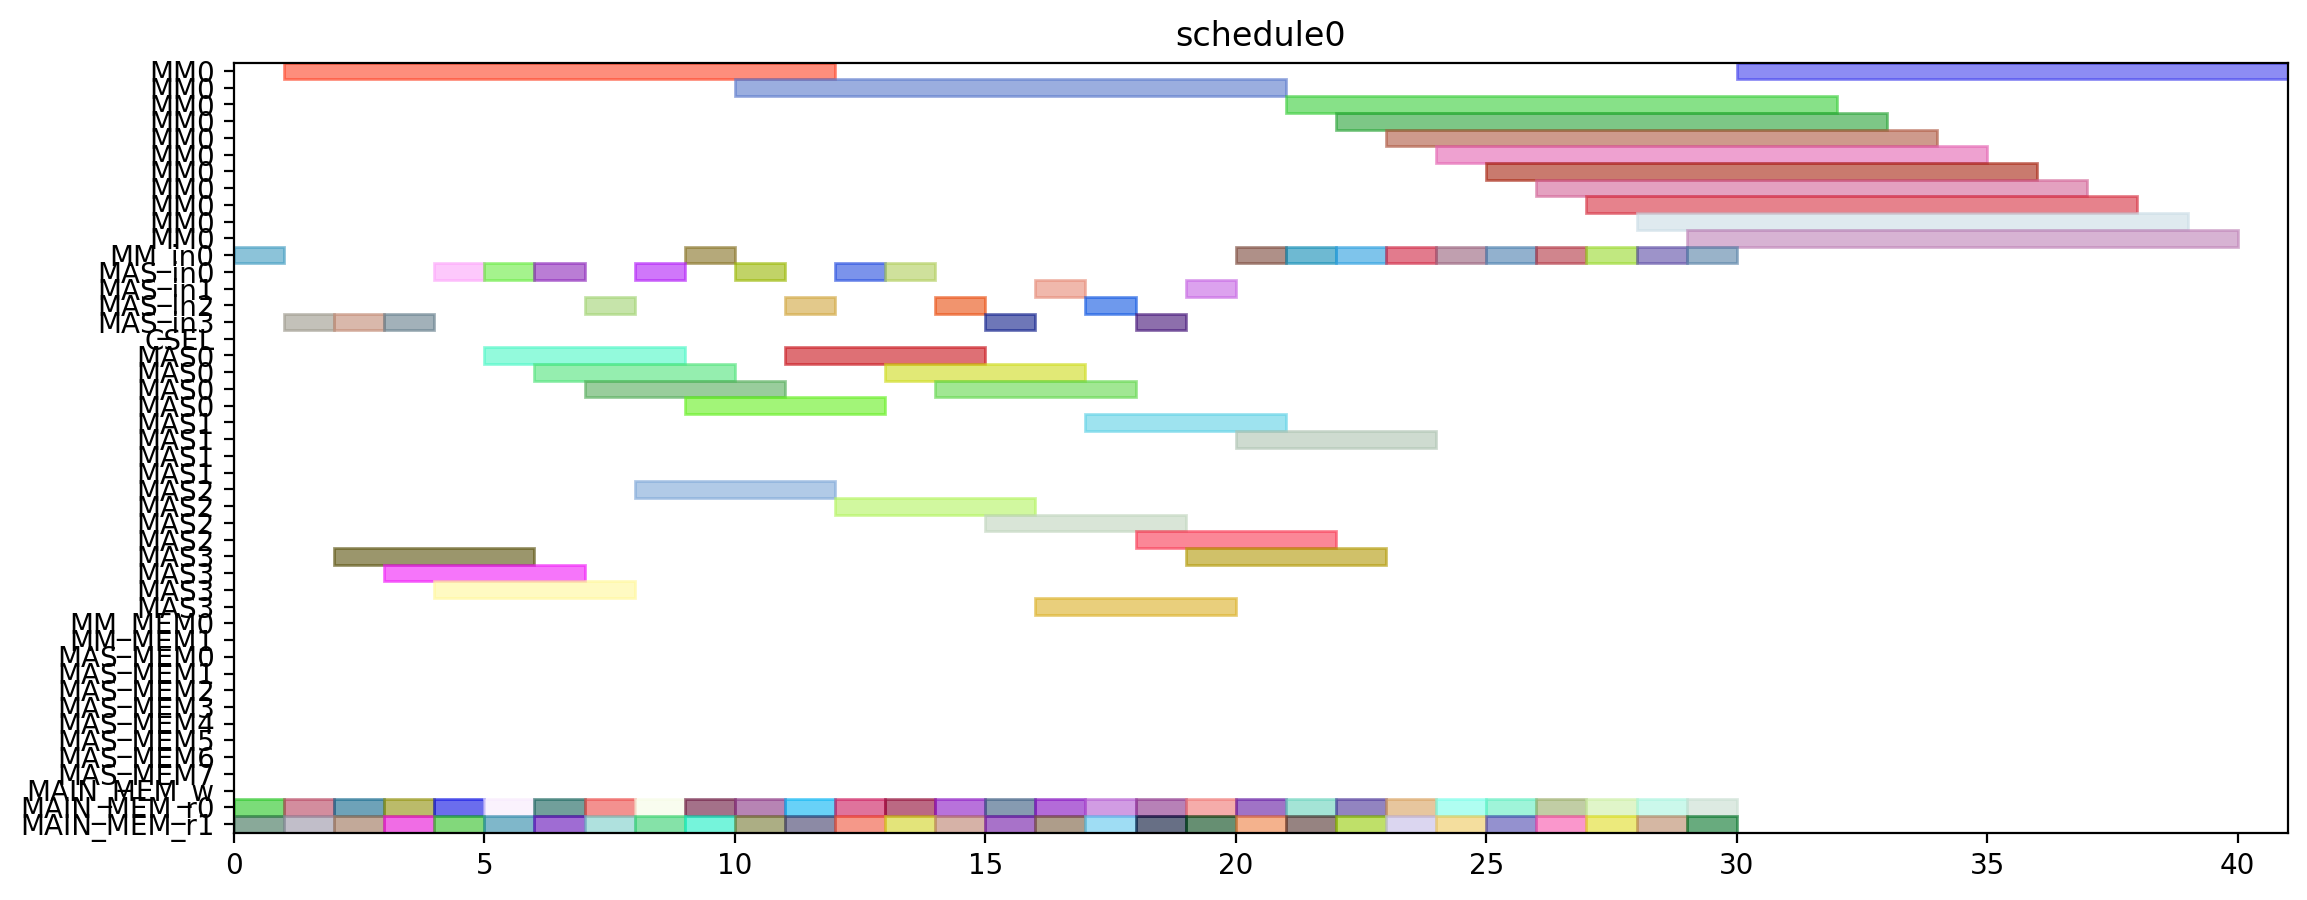

Here is the Python script that generated this plot:
from pyschedule import Scenario, solvers, plotters, alt


def solve():
	horizon = 120
	S = Scenario("schedule0", horizon=horizon)

	# resource
	MM = S.Resources('MM', num=1, size=11)
	MM_in = S.Resources('MM_in', num=1)
	MAS_in = S.Resources('MAS_in', num=4)
	CSEL = S.Resource('CSEL')
	MAS = S.Resources('MAS', num=4, size=4, periods=range(1, horizon))
	MM_MEM = S.Resources('MM_MEM', num=2)
	MAS_MEM = S.Resources('MAS_MEM', num=8)
	MAIN_MEM_w = S.Resource('MAIN_MEM_w', size=1)
	MAIN_MEM_r = S.Resources('MAIN_MEM_r', num=2)

	# result of previous scheduling

	# new tasks
	T1_t0 = S.Task('T1_t0', length=4, delay_cost=1)
	T1_t0 += alt(MAS)
	T1_t0_in = S.Task('T1_t0_in', length=1, delay_cost=1)
	T1_t0_in += alt(MAS_in)
	S += T1_t0_in*MAS_in[0]<=T1_t0*MAS[0]

	S += T1_t0_in*MAS_in[1]<=T1_t0*MAS[1]

	S += T1_t0_in*MAS_in[2]<=T1_t0*MAS[2]

	S += T1_t0_in*MAS_in[3]<=T1_t0*MAS[3]

	T1_t0_mem0 = S.Task('T1_t0_mem0', length=1, delay_cost=1)
	T1_t0_mem0 += MAIN_MEM_r[0]
	S += T1_t0_mem0 <= T1_t0

	T1_t0_mem1 = S.Task('T1_t0_mem1', length=1, delay_cost=1)
	T1_t0_mem1 += MAIN_MEM_r[1]
	S += T1_t0_mem1 <= T1_t0

	T1_t1 = S.Task('T1_t1', length=4, delay_cost=1)
	T1_t1 += alt(MAS)
	T1_t1_in = S.Task('T1_t1_in', length=1, delay_cost=1)
	T1_t1_in += alt(MAS_in)
	S += T1_t1_in*MAS_in[0]<=T1_t1*MAS[0]

	S += T1_t1_in*MAS_in[1]<=T1_t1*MAS[1]

	S += T1_t1_in*MAS_in[2]<=T1_t1*MAS[2]

	S += T1_t1_in*MAS_in[3]<=T1_t1*MAS[3]

	T1_t1_mem0 = S.Task('T1_t1_mem0', length=1, delay_cost=1)
	T1_t1_mem0 += MAIN_MEM_r[0]
	S += T1_t1_mem0 <= T1_t1

	T1_t1_mem1 = S.Task('T1_t1_mem1', length=1, delay_cost=1)
	T1_t1_mem1 += MAIN_MEM_r[1]
	S += T1_t1_mem1 <= T1_t1

	T1_t3 = S.Task('T1_t3', length=11, delay_cost=1)
	T1_t3 += alt(MM)
	T1_t3_in = S.Task('T1_t3_in', length=1, delay_cost=1)
	T1_t3_in += alt(MM_in)
	S += T1_t3_in*MM_in[0]<=T1_t3*MM[0]
	T1_t3_mem0 = S.Task('T1_t3_mem0', length=1, delay_cost=1)
	T1_t3_mem0 += MAIN_MEM_r[0]
	S += T1_t3_mem0 <= T1_t3

	T1_t3_mem1 = S.Task('T1_t3_mem1', length=1, delay_cost=1)
	T1_t3_mem1 += MAIN_MEM_r[1]
	S += T1_t3_mem1 <= T1_t3

	T2_t0 = S.Task('T2_t0', length=11, delay_cost=1)
	T2_t0 += alt(MM)
	T2_t0_in = S.Task('T2_t0_in', length=1, delay_cost=1)
	T2_t0_in += alt(MM_in)
	S += T2_t0_in*MM_in[0]<=T2_t0*MM[0]
	T2_t0_mem0 = S.Task('T2_t0_mem0', length=1, delay_cost=1)
	T2_t0_mem0 += MAIN_MEM_r[0]
	S += T2_t0_mem0 <= T2_t0

	T2_t0_mem1 = S.Task('T2_t0_mem1', length=1, delay_cost=1)
	T2_t0_mem1 += MAIN_MEM_r[1]
	S += T2_t0_mem1 <= T2_t0

	T2_t1 = S.Task('T2_t1', length=11, delay_cost=1)
	T2_t1 += alt(MM)
	T2_t1_in = S.Task('T2_t1_in', length=1, delay_cost=1)
	T2_t1_in += alt(MM_in)
	S += T2_t1_in*MM_in[0]<=T2_t1*MM[0]
	T2_t1_mem0 = S.Task('T2_t1_mem0', length=1, delay_cost=1)
	T2_t1_mem0 += MAIN_MEM_r[0]
	S += T2_t1_mem0 <= T2_t1

	T2_t1_mem1 = S.Task('T2_t1_mem1', length=1, delay_cost=1)
	T2_t1_mem1 += MAIN_MEM_r[1]
	S += T2_t1_mem1 <= T2_t1

	T2_t2 = S.Task('T2_t2', length=4, delay_cost=1)
	T2_t2 += alt(MAS)
	T2_t2_in = S.Task('T2_t2_in', length=1, delay_cost=1)
	T2_t2_in += alt(MAS_in)
	S += T2_t2_in*MAS_in[0]<=T2_t2*MAS[0]

	S += T2_t2_in*MAS_in[1]<=T2_t2*MAS[1]

	S += T2_t2_in*MAS_in[2]<=T2_t2*MAS[2]

	S += T2_t2_in*MAS_in[3]<=T2_t2*MAS[3]

	T2_t2_mem0 = S.Task('T2_t2_mem0', length=1, delay_cost=1)
	T2_t2_mem0 += MAIN_MEM_r[0]
	S += T2_t2_mem0 <= T2_t2

	T2_t2_mem1 = S.Task('T2_t2_mem1', length=1, delay_cost=1)
	T2_t2_mem1 += MAIN_MEM_r[1]
	S += T2_t2_mem1 <= T2_t2

	T2_t3 = S.Task('T2_t3', length=4, delay_cost=1)
	T2_t3 += alt(MAS)
	T2_t3_in = S.Task('T2_t3_in', length=1, delay_cost=1)
	T2_t3_in += alt(MAS_in)
	S += T2_t3_in*MAS_in[0]<=T2_t3*MAS[0]

	S += T2_t3_in*MAS_in[1]<=T2_t3*MAS[1]

	S += T2_t3_in*MAS_in[2]<=T2_t3*MAS[2]

	S += T2_t3_in*MAS_in[3]<=T2_t3*MAS[3]

	T2_t3_mem0 = S.Task('T2_t3_mem0', length=1, delay_cost=1)
	T2_t3_mem0 += MAIN_MEM_r[0]
	S += T2_t3_mem0 <= T2_t3

	T2_t3_mem1 = S.Task('T2_t3_mem1', length=1, delay_cost=1)
	T2_t3_mem1 += MAIN_MEM_r[1]
	S += T2_t3_mem1 <= T2_t3

	T3_t0 = S.Task('T3_t0', length=11, delay_cost=1)
	T3_t0 += alt(MM)
	T3_t0_in = S.Task('T3_t0_in', length=1, delay_cost=1)
	T3_t0_in += alt(MM_in)
	S += T3_t0_in*MM_in[0]<=T3_t0*MM[0]
	T3_t0_mem0 = S.Task('T3_t0_mem0', length=1, delay_cost=1)
	T3_t0_mem0 += MAIN_MEM_r[0]
	S += T3_t0_mem0 <= T3_t0

	T3_t0_mem1 = S.Task('T3_t0_mem1', length=1, delay_cost=1)
	T3_t0_mem1 += MAIN_MEM_r[1]
	S += T3_t0_mem1 <= T3_t0

	T3_t1 = S.Task('T3_t1', length=11, delay_cost=1)
	T3_t1 += alt(MM)
	T3_t1_in = S.Task('T3_t1_in', length=1, delay_cost=1)
	T3_t1_in += alt(MM_in)
	S += T3_t1_in*MM_in[0]<=T3_t1*MM[0]
	T3_t1_mem0 = S.Task('T3_t1_mem0', length=1, delay_cost=1)
	T3_t1_mem0 += MAIN_MEM_r[0]
	S += T3_t1_mem0 <= T3_t1

	T3_t1_mem1 = S.Task('T3_t1_mem1', length=1, delay_cost=1)
	T3_t1_mem1 += MAIN_MEM_r[1]
	S += T3_t1_mem1 <= T3_t1

	T3_t2 = S.Task('T3_t2', length=4, delay_cost=1)
	T3_t2 += alt(MAS)
	T3_t2_in = S.Task('T3_t2_in', length=1, delay_cost=1)
	T3_t2_in += alt(MAS_in)
	S += T3_t2_in*MAS_in[0]<=T3_t2*MAS[0]

	S += T3_t2_in*MAS_in[1]<=T3_t2*MAS[1]

	S += T3_t2_in*MAS_in[2]<=T3_t2*MAS[2]

	S += T3_t2_in*MAS_in[3]<=T3_t2*MAS[3]

	T3_t2_mem0 = S.Task('T3_t2_mem0', length=1, delay_cost=1)
	T3_t2_mem0 += MAIN_MEM_r[0]
	S += T3_t2_mem0 <= T3_t2

	T3_t2_mem1 = S.Task('T3_t2_mem1', length=1, delay_cost=1)
	T3_t2_mem1 += MAIN_MEM_r[1]
	S += T3_t2_mem1 <= T3_t2

	T3_t3 = S.Task('T3_t3', length=4, delay_cost=1)
	T3_t3 += alt(MAS)
	T3_t3_in = S.Task('T3_t3_in', length=1, delay_cost=1)
	T3_t3_in += alt(MAS_in)
	S += T3_t3_in*MAS_in[0]<=T3_t3*MAS[0]

	S += T3_t3_in*MAS_in[1]<=T3_t3*MAS[1]

	S += T3_t3_in*MAS_in[2]<=T3_t3*MAS[2]

	S += T3_t3_in*MAS_in[3]<=T3_t3*MAS[3]

	T3_t3_mem0 = S.Task('T3_t3_mem0', length=1, delay_cost=1)
	T3_t3_mem0 += MAIN_MEM_r[0]
	S += T3_t3_mem0 <= T3_t3

	T3_t3_mem1 = S.Task('T3_t3_mem1', length=1, delay_cost=1)
	T3_t3_mem1 += MAIN_MEM_r[1]
	S += T3_t3_mem1 <= T3_t3

	T4_t0 = S.Task('T4_t0', length=11, delay_cost=1)
	T4_t0 += alt(MM)
	T4_t0_in = S.Task('T4_t0_in', length=1, delay_cost=1)
	T4_t0_in += alt(MM_in)
	S += T4_t0_in*MM_in[0]<=T4_t0*MM[0]
	T4_t0_mem0 = S.Task('T4_t0_mem0', length=1, delay_cost=1)
	T4_t0_mem0 += MAIN_MEM_r[0]
	S += T4_t0_mem0 <= T4_t0

	T4_t0_mem1 = S.Task('T4_t0_mem1', length=1, delay_cost=1)
	T4_t0_mem1 += MAIN_MEM_r[1]
	S += T4_t0_mem1 <= T4_t0

	T4_t1 = S.Task('T4_t1', length=11, delay_cost=1)
	T4_t1 += alt(MM)
	T4_t1_in = S.Task('T4_t1_in', length=1, delay_cost=1)
	T4_t1_in += alt(MM_in)
	S += T4_t1_in*MM_in[0]<=T4_t1*MM[0]
	T4_t1_mem0 = S.Task('T4_t1_mem0', length=1, delay_cost=1)
	T4_t1_mem0 += MAIN_MEM_r[0]
	S += T4_t1_mem0 <= T4_t1

	T4_t1_mem1 = S.Task('T4_t1_mem1', length=1, delay_cost=1)
	T4_t1_mem1 += MAIN_MEM_r[1]
	S += T4_t1_mem1 <= T4_t1

	T4_t2 = S.Task('T4_t2', length=4, delay_cost=1)
	T4_t2 += alt(MAS)
	T4_t2_in = S.Task('T4_t2_in', length=1, delay_cost=1)
	T4_t2_in += alt(MAS_in)
	S += T4_t2_in*MAS_in[0]<=T4_t2*MAS[0]

	S += T4_t2_in*MAS_in[1]<=T4_t2*MAS[1]

	S += T4_t2_in*MAS_in[2]<=T4_t2*MAS[2]

	S += T4_t2_in*MAS_in[3]<=T4_t2*MAS[3]

	T4_t2_mem0 = S.Task('T4_t2_mem0', length=1, delay_cost=1)
	T4_t2_mem0 += MAIN_MEM_r[0]
	S += T4_t2_mem0 <= T4_t2

	T4_t2_mem1 = S.Task('T4_t2_mem1', length=1, delay_cost=1)
	T4_t2_mem1 += MAIN_MEM_r[1]
	S += T4_t2_mem1 <= T4_t2

	T4_t3 = S.Task('T4_t3', length=4, delay_cost=1)
	T4_t3 += alt(MAS)
	T4_t3_in = S.Task('T4_t3_in', length=1, delay_cost=1)
	T4_t3_in += alt(MAS_in)
	S += T4_t3_in*MAS_in[0]<=T4_t3*MAS[0]

	S += T4_t3_in*MAS_in[1]<=T4_t3*MAS[1]

	S += T4_t3_in*MAS_in[2]<=T4_t3*MAS[2]

	S += T4_t3_in*MAS_in[3]<=T4_t3*MAS[3]

	T4_t3_mem0 = S.Task('T4_t3_mem0', length=1, delay_cost=1)
	T4_t3_mem0 += MAIN_MEM_r[0]
	S += T4_t3_mem0 <= T4_t3

	T4_t3_mem1 = S.Task('T4_t3_mem1', length=1, delay_cost=1)
	T4_t3_mem1 += MAIN_MEM_r[1]
	S += T4_t3_mem1 <= T4_t3

	T5_t0 = S.Task('T5_t0', length=4, delay_cost=1)
	T5_t0 += alt(MAS)
	T5_t0_in = S.Task('T5_t0_in', length=1, delay_cost=1)
	T5_t0_in += alt(MAS_in)
	S += T5_t0_in*MAS_in[0]<=T5_t0*MAS[0]

	S += T5_t0_in*MAS_in[1]<=T5_t0*MAS[1]

	S += T5_t0_in*MAS_in[2]<=T5_t0*MAS[2]

	S += T5_t0_in*MAS_in[3]<=T5_t0*MAS[3]

	T5_t0_mem0 = S.Task('T5_t0_mem0', length=1, delay_cost=1)
	T5_t0_mem0 += MAIN_MEM_r[0]
	S += T5_t0_mem0 <= T5_t0

	T5_t0_mem1 = S.Task('T5_t0_mem1', length=1, delay_cost=1)
	T5_t0_mem1 += MAIN_MEM_r[1]
	S += T5_t0_mem1 <= T5_t0

	T5_t1 = S.Task('T5_t1', length=4, delay_cost=1)
	T5_t1 += alt(MAS)
	T5_t1_in = S.Task('T5_t1_in', length=1, delay_cost=1)
	T5_t1_in += alt(MAS_in)
	S += T5_t1_in*MAS_in[0]<=T5_t1*MAS[0]

	S += T5_t1_in*MAS_in[1]<=T5_t1*MAS[1]

	S += T5_t1_in*MAS_in[2]<=T5_t1*MAS[2]

	S += T5_t1_in*MAS_in[3]<=T5_t1*MAS[3]

	T5_t1_mem0 = S.Task('T5_t1_mem0', length=1, delay_cost=1)
	T5_t1_mem0 += MAIN_MEM_r[0]
	S += T5_t1_mem0 <= T5_t1

	T5_t1_mem1 = S.Task('T5_t1_mem1', length=1, delay_cost=1)
	T5_t1_mem1 += MAIN_MEM_r[1]
	S += T5_t1_mem1 <= T5_t1

	T5_t3 = S.Task('T5_t3', length=11, delay_cost=1)
	T5_t3 += alt(MM)
	T5_t3_in = S.Task('T5_t3_in', length=1, delay_cost=1)
	T5_t3_in += alt(MM_in)
	S += T5_t3_in*MM_in[0]<=T5_t3*MM[0]
	T5_t3_mem0 = S.Task('T5_t3_mem0', length=1, delay_cost=1)
	T5_t3_mem0 += MAIN_MEM_r[0]
	S += T5_t3_mem0 <= T5_t3

	T5_t3_mem1 = S.Task('T5_t3_mem1', length=1, delay_cost=1)
	T5_t3_mem1 += MAIN_MEM_r[1]
	S += T5_t3_mem1 <= T5_t3

	T6_t0 = S.Task('T6_t0', length=11, delay_cost=1)
	T6_t0 += alt(MM)
	T6_t0_in = S.Task('T6_t0_in', length=1, delay_cost=1)
	T6_t0_in += alt(MM_in)
	S += T6_t0_in*MM_in[0]<=T6_t0*MM[0]
	T6_t0_mem0 = S.Task('T6_t0_mem0', length=1, delay_cost=1)
	T6_t0_mem0 += MAIN_MEM_r[0]
	S += T6_t0_mem0 <= T6_t0

	T6_t0_mem1 = S.Task('T6_t0_mem1', length=1, delay_cost=1)
	T6_t0_mem1 += MAIN_MEM_r[1]
	S += T6_t0_mem1 <= T6_t0

	T6_t1 = S.Task('T6_t1', length=11, delay_cost=1)
	T6_t1 += alt(MM)
	T6_t1_in = S.Task('T6_t1_in', length=1, delay_cost=1)
	T6_t1_in += alt(MM_in)
	S += T6_t1_in*MM_in[0]<=T6_t1*MM[0]
	T6_t1_mem0 = S.Task('T6_t1_mem0', length=1, delay_cost=1)
	T6_t1_mem0 += MAIN_MEM_r[0]
	S += T6_t1_mem0 <= T6_t1

	T6_t1_mem1 = S.Task('T6_t1_mem1', length=1, delay_cost=1)
	T6_t1_mem1 += MAIN_MEM_r[1]
	S += T6_t1_mem1 <= T6_t1

	T6_t2 = S.Task('T6_t2', length=4, delay_cost=1)
	T6_t2 += alt(MAS)
	T6_t2_in = S.Task('T6_t2_in', length=1, delay_cost=1)
	T6_t2_in += alt(MAS_in)
	S += T6_t2_in*MAS_in[0]<=T6_t2*MAS[0]

	S += T6_t2_in*MAS_in[1]<=T6_t2*MAS[1]

	S += T6_t2_in*MAS_in[2]<=T6_t2*MAS[2]

	S += T6_t2_in*MAS_in[3]<=T6_t2*MAS[3]

	T6_t2_mem0 = S.Task('T6_t2_mem0', length=1, delay_cost=1)
	T6_t2_mem0 += MAIN_MEM_r[0]
	S += T6_t2_mem0 <= T6_t2

	T6_t2_mem1 = S.Task('T6_t2_mem1', length=1, delay_cost=1)
	T6_t2_mem1 += MAIN_MEM_r[1]
	S += T6_t2_mem1 <= T6_t2

	T6_t3 = S.Task('T6_t3', length=4, delay_cost=1)
	T6_t3 += alt(MAS)
	T6_t3_in = S.Task('T6_t3_in', length=1, delay_cost=1)
	T6_t3_in += alt(MAS_in)
	S += T6_t3_in*MAS_in[0]<=T6_t3*MAS[0]

	S += T6_t3_in*MAS_in[1]<=T6_t3*MAS[1]

	S += T6_t3_in*MAS_in[2]<=T6_t3*MAS[2]

	S += T6_t3_in*MAS_in[3]<=T6_t3*MAS[3]

	T6_t3_mem0 = S.Task('T6_t3_mem0', length=1, delay_cost=1)
	T6_t3_mem0 += MAIN_MEM_r[0]
	S += T6_t3_mem0 <= T6_t3

	T6_t3_mem1 = S.Task('T6_t3_mem1', length=1, delay_cost=1)
	T6_t3_mem1 += MAIN_MEM_r[1]
	S += T6_t3_mem1 <= T6_t3

	T7_t0 = S.Task('T7_t0', length=11, delay_cost=1)
	T7_t0 += alt(MM)
	T7_t0_in = S.Task('T7_t0_in', length=1, delay_cost=1)
	T7_t0_in += alt(MM_in)
	S += T7_t0_in*MM_in[0]<=T7_t0*MM[0]
	T7_t0_mem0 = S.Task('T7_t0_mem0', length=1, delay_cost=1)
	T7_t0_mem0 += MAIN_MEM_r[0]
	S += T7_t0_mem0 <= T7_t0

	T7_t0_mem1 = S.Task('T7_t0_mem1', length=1, delay_cost=1)
	T7_t0_mem1 += MAIN_MEM_r[1]
	S += T7_t0_mem1 <= T7_t0

	T7_t1 = S.Task('T7_t1', length=11, delay_cost=1)
	T7_t1 += alt(MM)
	T7_t1_in = S.Task('T7_t1_in', length=1, delay_cost=1)
	T7_t1_in += alt(MM_in)
	S += T7_t1_in*MM_in[0]<=T7_t1*MM[0]
	T7_t1_mem0 = S.Task('T7_t1_mem0', length=1, delay_cost=1)
	T7_t1_mem0 += MAIN_MEM_r[0]
	S += T7_t1_mem0 <= T7_t1

	T7_t1_mem1 = S.Task('T7_t1_mem1', length=1, delay_cost=1)
	T7_t1_mem1 += MAIN_MEM_r[1]
	S += T7_t1_mem1 <= T7_t1

	T7_t2 = S.Task('T7_t2', length=4, delay_cost=1)
	T7_t2 += alt(MAS)
	T7_t2_in = S.Task('T7_t2_in', length=1, delay_cost=1)
	T7_t2_in += alt(MAS_in)
	S += T7_t2_in*MAS_in[0]<=T7_t2*MAS[0]

	S += T7_t2_in*MAS_in[1]<=T7_t2*MAS[1]

	S += T7_t2_in*MAS_in[2]<=T7_t2*MAS[2]

	S += T7_t2_in*MAS_in[3]<=T7_t2*MAS[3]

	T7_t2_mem0 = S.Task('T7_t2_mem0', length=1, delay_cost=1)
	T7_t2_mem0 += MAIN_MEM_r[0]
	S += T7_t2_mem0 <= T7_t2

	T7_t2_mem1 = S.Task('T7_t2_mem1', length=1, delay_cost=1)
	T7_t2_mem1 += MAIN_MEM_r[1]
	S += T7_t2_mem1 <= T7_t2

	T7_t3 = S.Task('T7_t3', length=4, delay_cost=1)
	T7_t3 += alt(MAS)
	T7_t3_in = S.Task('T7_t3_in', length=1, delay_cost=1)
	T7_t3_in += alt(MAS_in)
	S += T7_t3_in*MAS_in[0]<=T7_t3*MAS[0]

	S += T7_t3_in*MAS_in[1]<=T7_t3*MAS[1]

	S += T7_t3_in*MAS_in[2]<=T7_t3*MAS[2]

	S += T7_t3_in*MAS_in[3]<=T7_t3*MAS[3]

	T7_t3_mem0 = S.Task('T7_t3_mem0', length=1, delay_cost=1)
	T7_t3_mem0 += MAIN_MEM_r[0]
	S += T7_t3_mem0 <= T7_t3

	T7_t3_mem1 = S.Task('T7_t3_mem1', length=1, delay_cost=1)
	T7_t3_mem1 += MAIN_MEM_r[1]
	S += T7_t3_mem1 <= T7_t3

	T8_t2 = S.Task('T8_t2', length=4, delay_cost=1)
	T8_t2 += alt(MAS)
	T8_t2_in = S.Task('T8_t2_in', length=1, delay_cost=1)
	T8_t2_in += alt(MAS_in)
	S += T8_t2_in*MAS_in[0]<=T8_t2*MAS[0]

	S += T8_t2_in*MAS_in[1]<=T8_t2*MAS[1]

	S += T8_t2_in*MAS_in[2]<=T8_t2*MAS[2]

	S += T8_t2_in*MAS_in[3]<=T8_t2*MAS[3]

	T8_t2_mem0 = S.Task('T8_t2_mem0', length=1, delay_cost=1)
	T8_t2_mem0 += MAIN_MEM_r[0]
	S += T8_t2_mem0 <= T8_t2

	T8_t2_mem1 = S.Task('T8_t2_mem1', length=1, delay_cost=1)
	T8_t2_mem1 += MAIN_MEM_r[1]
	S += T8_t2_mem1 <= T8_t2

	T9_t2 = S.Task('T9_t2', length=4, delay_cost=1)
	T9_t2 += alt(MAS)
	T9_t2_in = S.Task('T9_t2_in', length=1, delay_cost=1)
	T9_t2_in += alt(MAS_in)
	S += T9_t2_in*MAS_in[0]<=T9_t2*MAS[0]

	S += T9_t2_in*MAS_in[1]<=T9_t2*MAS[1]

	S += T9_t2_in*MAS_in[2]<=T9_t2*MAS[2]

	S += T9_t2_in*MAS_in[3]<=T9_t2*MAS[3]

	T9_t2_mem0 = S.Task('T9_t2_mem0', length=1, delay_cost=1)
	T9_t2_mem0 += MAIN_MEM_r[0]
	S += T9_t2_mem0 <= T9_t2

	T9_t2_mem1 = S.Task('T9_t2_mem1', length=1, delay_cost=1)
	T9_t2_mem1 += MAIN_MEM_r[1]
	S += T9_t2_mem1 <= T9_t2

	T10_t2 = S.Task('T10_t2', length=4, delay_cost=1)
	T10_t2 += alt(MAS)
	T10_t2_in = S.Task('T10_t2_in', length=1, delay_cost=1)
	T10_t2_in += alt(MAS_in)
	S += T10_t2_in*MAS_in[0]<=T10_t2*MAS[0]

	S += T10_t2_in*MAS_in[1]<=T10_t2*MAS[1]

	S += T10_t2_in*MAS_in[2]<=T10_t2*MAS[2]

	S += T10_t2_in*MAS_in[3]<=T10_t2*MAS[3]

	T10_t2_mem0 = S.Task('T10_t2_mem0', length=1, delay_cost=1)
	T10_t2_mem0 += MAIN_MEM_r[0]
	S += T10_t2_mem0 <= T10_t2

	T10_t2_mem1 = S.Task('T10_t2_mem1', length=1, delay_cost=1)
	T10_t2_mem1 += MAIN_MEM_r[1]
	S += T10_t2_mem1 <= T10_t2

	T11_t2 = S.Task('T11_t2', length=4, delay_cost=1)
	T11_t2 += alt(MAS)
	T11_t2_in = S.Task('T11_t2_in', length=1, delay_cost=1)
	T11_t2_in += alt(MAS_in)
	S += T11_t2_in*MAS_in[0]<=T11_t2*MAS[0]

	S += T11_t2_in*MAS_in[1]<=T11_t2*MAS[1]

	S += T11_t2_in*MAS_in[2]<=T11_t2*MAS[2]

	S += T11_t2_in*MAS_in[3]<=T11_t2*MAS[3]

	T11_t2_mem0 = S.Task('T11_t2_mem0', length=1, delay_cost=1)
	T11_t2_mem0 += MAIN_MEM_r[0]
	S += T11_t2_mem0 <= T11_t2

	T11_t2_mem1 = S.Task('T11_t2_mem1', length=1, delay_cost=1)
	T11_t2_mem1 += MAIN_MEM_r[1]
	S += T11_t2_mem1 <= T11_t2

	solvers.mip.solve(S,msg=1,kind='CPLEX',ratio_gap=1.01)

	solution = [['hoge']*len(S.solution()[1]) for i in range(len(S.solution()))]
	for i in range(len(S.solution())):
		for j in range(len(S.solution()[i])):
			solution[i][j]=str(S.solution()[i][j])
	print(solution)

	cycles = int(solution[-1][3])

	pic_file_name = "/mnt/rose/usr1/fukuda/ABE/multiRAM_multiMAS_16mux/scheduling_result/stage11MM1_stage4MAS4/EP2_LADDERMUL/schedule0.png"
	if(S.solution() != []):
		plotters.matplotlib.plot(S,img_filename=pic_file_name, show_task_labels=False, fig_size=(cycles*0.25+3, 5))

	return solution
